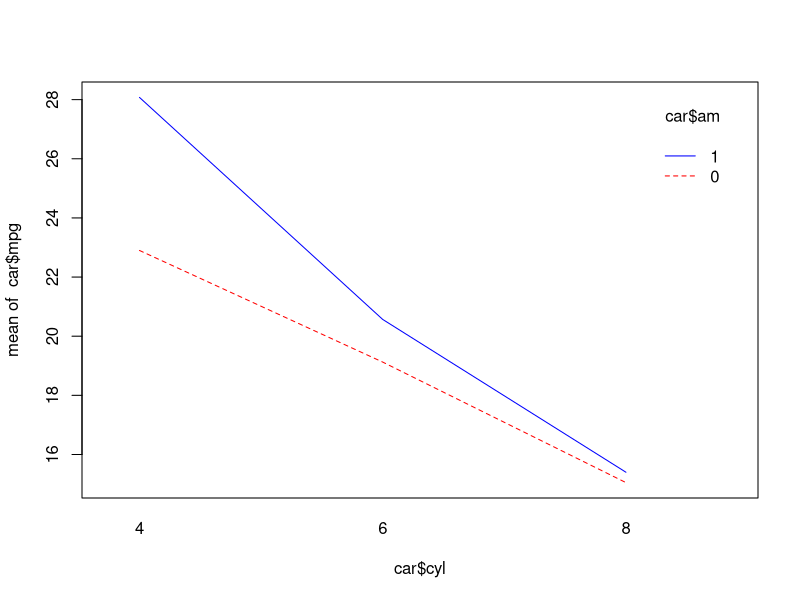

Write the R code that produced this figure.
# 분산분석(ANOVA)
# T검정이 두 집단 간 평균 차이를 비교하는 통계분석 방법이라면, 
# 분산분석은 두 개 이상의 다수 집단 간 평균을 비교하는 방법

# 사후 검정 : 분산분석 결과 귀무가설이 기각되었을 경우

# one-way ANOVA : 반응값에 대한 하나의 범주형 변수의 영향을 알아보기 위한 검증
# 모집단 수에 제한이 없으며, 각 표본의 수는 같지 않아도 된다.
# 등분산 가정과 정규성 검정을 만족해야한다.
# 귀무가설 : k개의 집단 간 모평균에 차이가 없다.

data(iris)
result <- aov(Sepal.Width~ Species, data=iris)
summary(result)  # 귀무가설 기각 -> 각 평균이 모두 동일하지는 않아
# 사후검정 : 어떤 종들 간 평균 차이가 있는지 파악
TukeyHSD(result)


# Two-way ANOVA : 반응값에 대해 두 개의 범주형 변수 A,B의 영향 알아보기 위한 검증
# 두 독립변수 A,B가 상관관계에 있는지를 살펴보는 교호작용에 대한 검증이 반드시 진행되어야한다.
# 교호작용 :  두 독립변수의 범주들의 조합으로 인해 반응변수에 미치는 특별한 영향
# 등분산 가정과 정규성 검정을 만족해야한다.
# 귀무가설1 : alpha 변수에 의한 종속변수 값에 차이가 없다.
# 귀무가설2 : beta 변수에 의한 종속변수 값에 차이가 없다.
# 귀무가설3 : alpha와 beta 변수의 상호작용 효과가 없다.

data('mtcars')
str(mtcars)

# aov함수 사용시 그룹을 구분하는 기준 변수는 반드시 팩터형
mtcars$cyl <- as.factor(mtcars$cyl)
mtcars$am <- as.factor(mtcars$am)
car <- mtcars[,c('cyl','am','mpg')]
str(car)

car_aov <- aov(mpg~cyl*am ,car)
summary(car_aov)
# cyl 변수에 대해서는 귀무가설 기각
# am 변수에 대해서는 귀무가설을 기각하지 않는다.
# 두 변수의 상호작용효과에 대해서는 귀무가설을 기각하지 않는다. :=교호작용 존재 X

interaction.plot(car$cyl, car$am, car$mpg, col = c('red','blue'))
# 일반적으로 상호작용 그래프에서 두 선이 서로 교차하고 있을 시에는
# x 축의 독립변수와 시각화된 독립변수 간에는 상호작용이 존재한다고 해석할 수 있다.